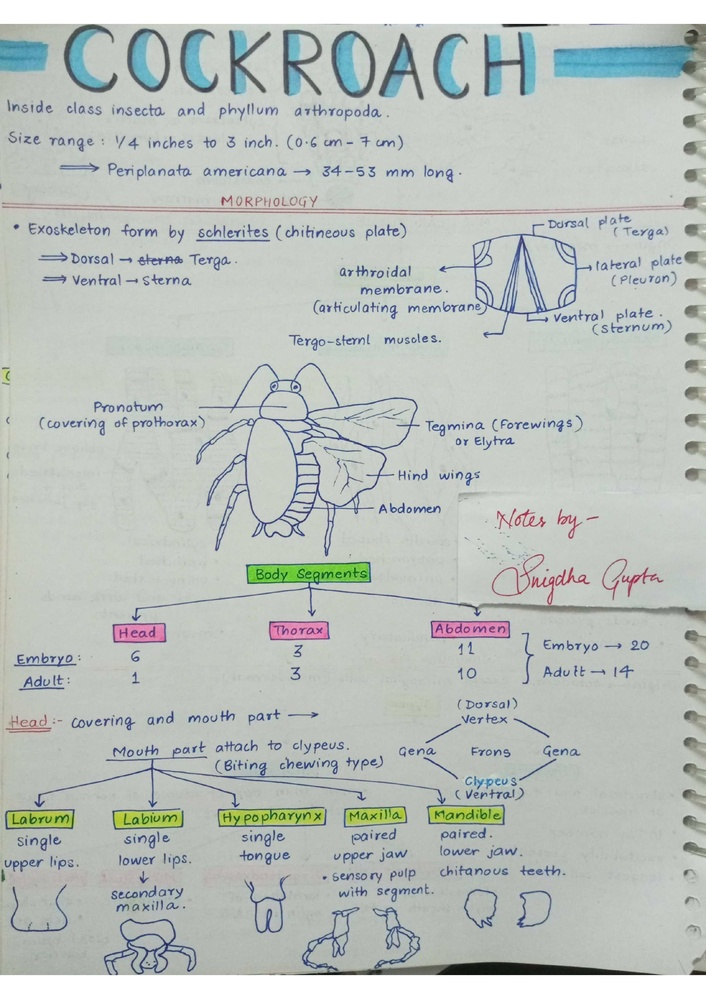
#> input picture model/Notes1.jpg, 706 x 999 px, shrunk from 2480 x 3509 before the run
$ python -i Test3.py   (imports and definitions only)
#> lines starting #> are read from the running program, lines starting #| are printed output that depends on the picture; after the words box and inside, x2 and y2 are one past the last pixel; in counts of white or black regions, pixels touching at a corner belong together
#> further down, picture is the input picture: shape (999, 706, 3); mean B, G, R 188.8, 192.8, 186.6
import streamlit as st
import cv2
import numpy as np
from PIL import Image

def extract_diagrams_and_boxes(image):
    """
    Detects diagrams in an image and extracts individual bounding boxes.

    Args:
        image (numpy array): Input image as a NumPy array.

    Returns:
        numpy array: Image with highlighted diagrams.
        list of numpy arrays: Cropped regions of detected diagrams.
    """
    # Convert to grayscale
    gray = cv2.cvtColor(image, cv2.COLOR_BGR2GRAY)
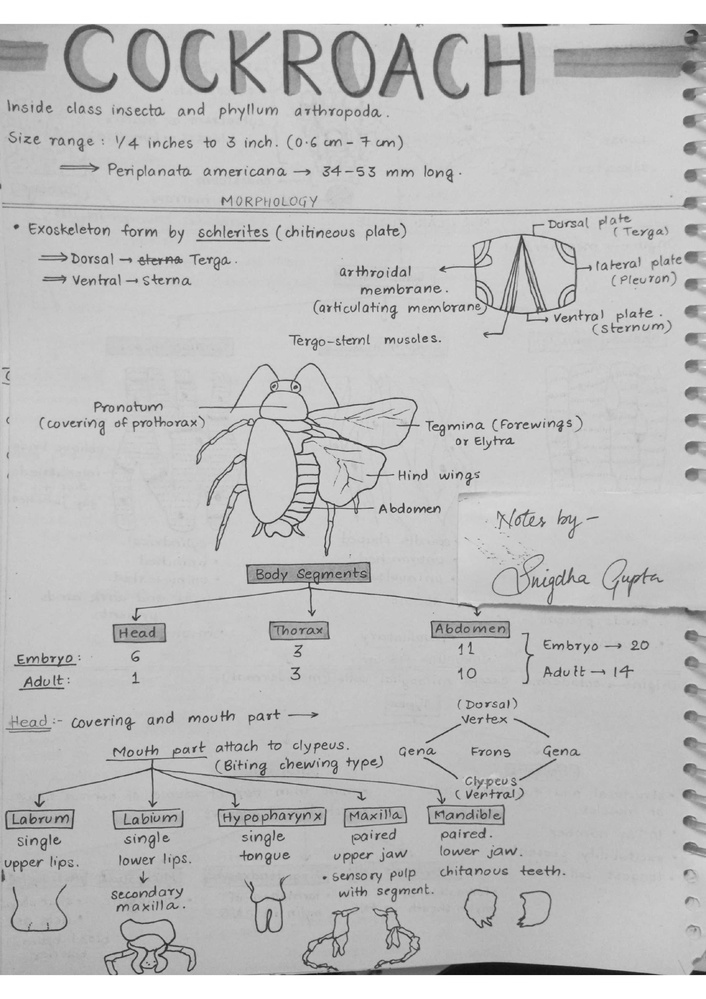
#> gray: shape (999, 706); min 12, max 255, mean 190.6

    # Apply edge detection
    edges = cv2.Canny(gray, threshold1=50, threshold2=150)
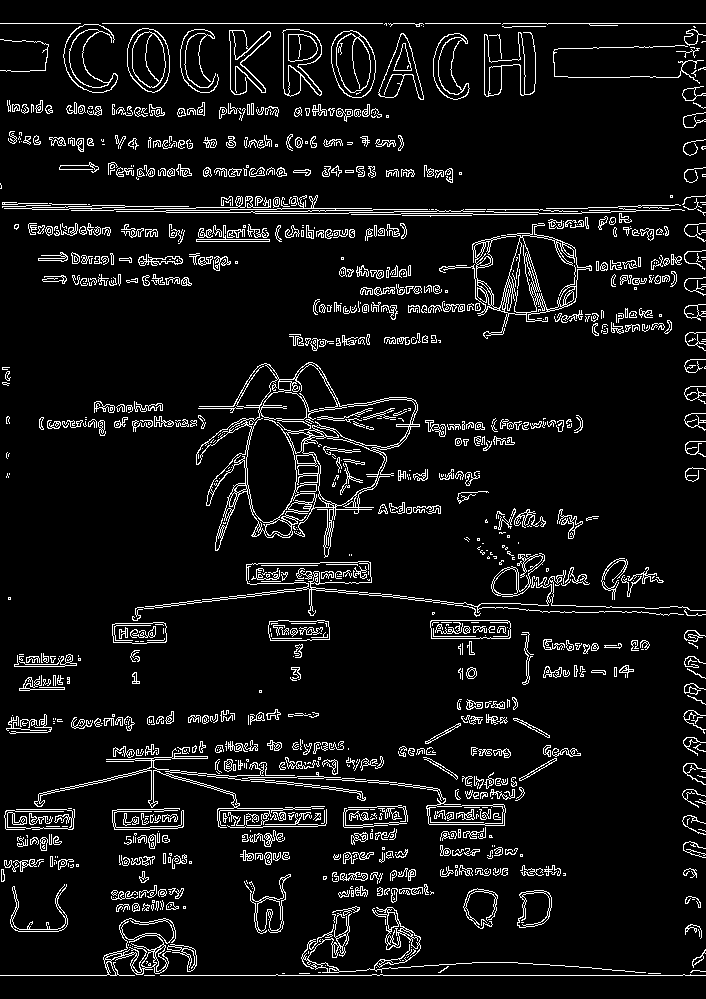
#> edges: shape (999, 706); 7.4% white in thin lines or dots

    # Find contours
    contours, _ = cv2.findContours(edges, cv2.RETR_EXTERNAL, cv2.CHAIN_APPROX_SIMPLE)
#> contours = 981 contours, 681 with area under 20; largest, box (x1, y1, x2, y2) and area: (196, 362, 420, 558) 20382, (439, 223, 592, 339) 5785, (145, 561, 684, 616) 2823, (331, 30, 376, 98) 2322, (0, 918, 176, 976) 2308

    # Initialize list for cropped boxes
    cropped_boxes = []

    # Loop through contours and draw bounding boxes for large regions
    for contour in contours:
        x, y, w, h = cv2.boundingRect(contour)
        # Filter small regions (adjust thresholds as needed)
        if w > 50 and h > 50:
            # Draw the bounding box on the image
            cv2.rectangle(image, (x, y), (x + w, y + h), (0, 0, 255), 3)
            # Crop the bounding box from the original image
            cropped_box = image[y:y+h, x:x+w]
            cropped_boxes.append(cropped_box)
#> this loop made 981 passes
#> (x, y, w, h) on passes 2, 7, 8: (160, 974, 546, 2), (690, 970, 16, 3), (376, 967, 1, 1)
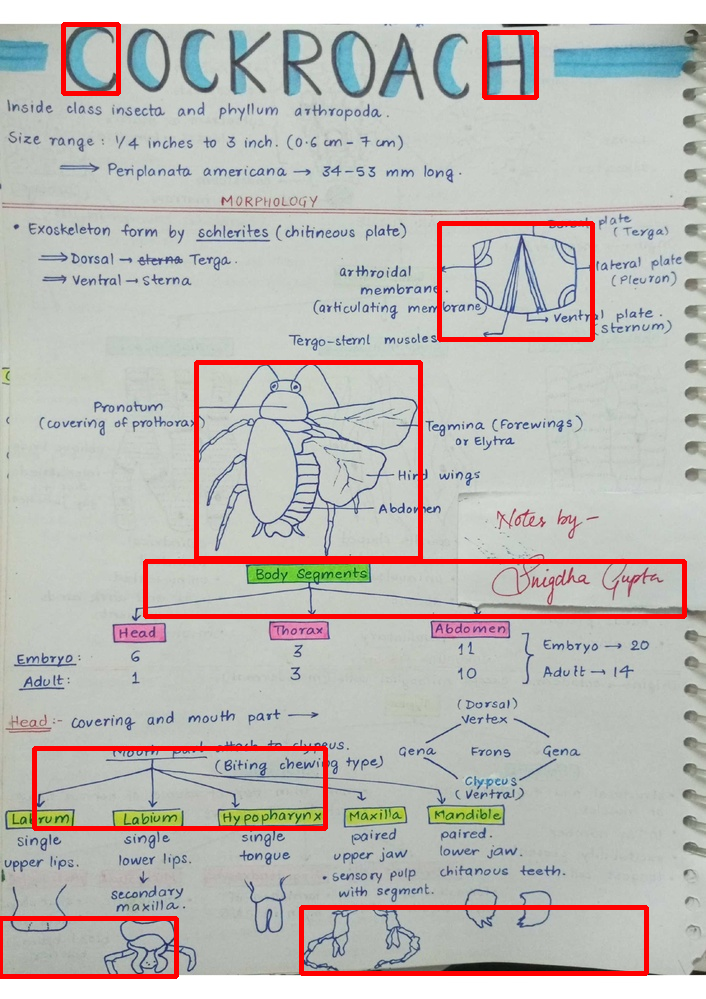
#> image: shape (999, 706, 3); 3.51% of pixels changed, all inside (x1, y1, x2, y2) = (0, 22, 687, 979)
#> after the loop, cropped_boxes = 8 items

    return image, cropped_boxes

# Streamlit App
# [42 lines not run here, left out]

>>> import cv2
>>> picture = cv2.imread('Notes1.jpg')
>>> result = extract_diagrams_and_boxes(picture)
